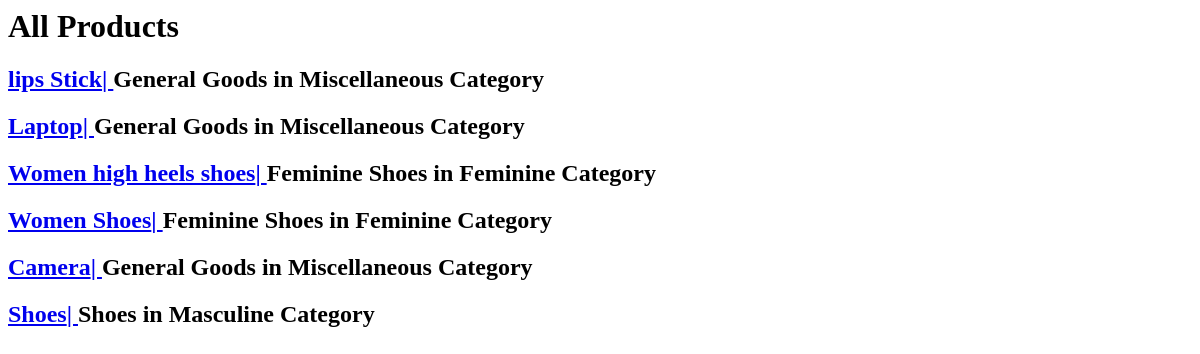
Before: /product-list with the older database file.
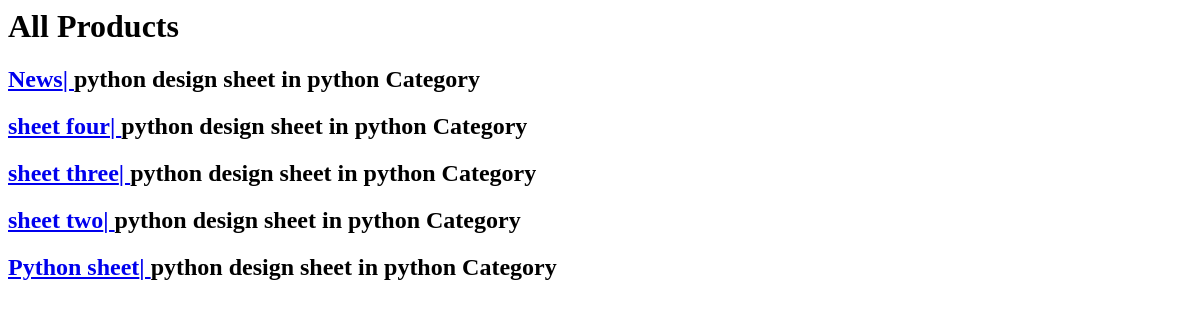
After: the same page with the newer database file.
### store/models.py (models this page shows, shortened)
class Products(models.Model):
    STATUS_CHOICES = (
    ('draft', 'Draft'),
    ('published', 'Published'),
    )
    user = models.ForeignKey(User, on_delete=models.CASCADE,null=True)
    category = models.ForeignKey(subcategory, related_name="product_subcategory",on_delete=models.CASCADE,null=True)
    name = models.CharField(max_length=50, null =True)
    description = models.TextField(null =True)
    meta_keywords = models.CharField(max_length=255, null =True, help_text="seo keywords seprated with comma")
    meta_descriptions = models.CharField(max_length=255, null =True, help_text="seo description here")
    product_image = models.ForeignKey(Product_image, on_delete=models.CASCADE, related_name="Product_image", null= True)
    published = models.DateTimeField(auto_now_add =True, null=True)
    updated = models.DateTimeField(auto_now=True,null=True)
    slug = models.SlugField(null=True, max_length=100,unique=True)
    actualprice = models.DecimalField(max_digits= 20, decimal_places=2,null=True)
    discountedprice = models.DecimalField(max_digits= 20, decimal_places=2,null=True)
    status = models.CharField(max_length=30, null =True,choices = STATUS_CHOICES,default="published")
    additionalinfo = models.TextField(null =True)
    def get_absolute_url(self):
        return reverse("product_detail", kwargs={"slug": self.slug})

class subcategory(models.Model):
    category = models.ForeignKey(category, related_name="subcategory", on_delete= models.CASCADE, null=True)
    sub_category_name = models.CharField(max_length=30,null=True, unique=True, verbose_name="name")
    image = models.ForeignKey(Product_image, on_delete=models.CASCADE, related_name="sub_category_image", null=True)
    def __str__(self):
        return f"{self.sub_category_name} in {self.category} Category"

class category(models.Model):
    name = models.CharField(max_length=30, null = True)
    image = models.ImageField(upload_to="img", null=True,unique=True)
    slug = models.SlugField(null=True, max_length=100,unique=True)
    def __str__(self):
        return self.name

### store/views.py (the view)
# urls.py: path("product-list", views.product_listView, name = "product_list"),
def product_listView(request):
    listall_products = Products.objects.all().order_by("-published")
    context ={
        "all_products":listall_products
    }
    return render(request, "products/product_list.html", context)

### templates/products/product_list.html
<h1> All Products </h1>
{% for products in all_products %}
<h2>
    <a href ="{{products.get_absolute_url}}">{{products.name}}| </a>{{products.category}}
</h2>
{% endfor %}

Changed rows visible on the page:
removed Products: name "lips Stick", category "General Goods in Miscellaneous Category"
changed Products: name "Laptop" → "News"; category "General Goods in Miscellaneous Category" → "python design sheet in python Category"
changed Products: name "Women high heels shoes" → "sheet four"; category "Feminine Shoes in Feminine Category" → "python design sheet in python Category"
changed Products: name "Women Shoes" → "sheet three"; category "Feminine Shoes in Feminine Category" → "python design sheet in python Category"
changed Products: name "Camera" → "sheet two"; category "General Goods in Miscellaneous Category" → "python design sheet in python Category"
changed Products: name "Shoes" → "Python sheet"; category "Shoes in Masculine Category" → "python design sheet in python Category"
